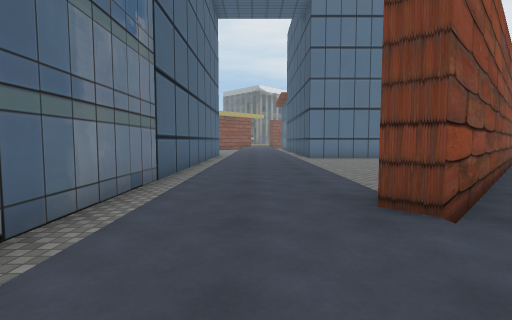
View 1 (above)

24 first-person views from a walk through a 3-D level made in the Unity game engine. The camera is 1.2 m above the floor, tilts 4° down and sees 85° across. The floor is counted in squares, 2 m on a side. Each view is taken from the middle of a square. On the plan, view 1 faces up. The plan holds only what a view shows up to about 9 squares ahead; the rest is blank. The place goes on beyond the plan. Some surface patterns are stand-ins.

View 2
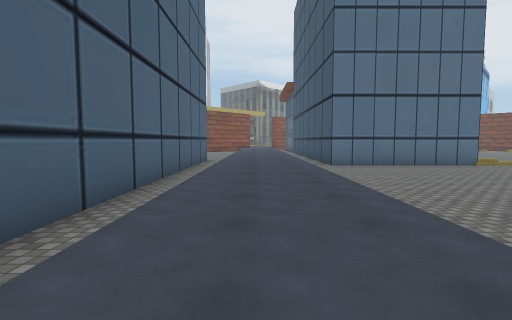

View 3
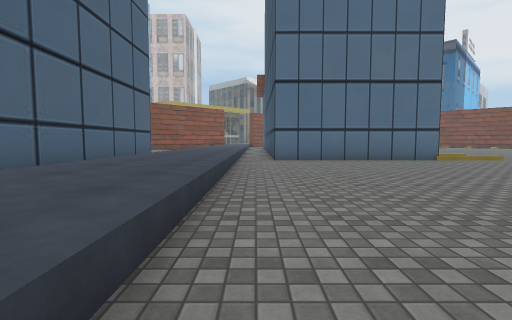

View 4
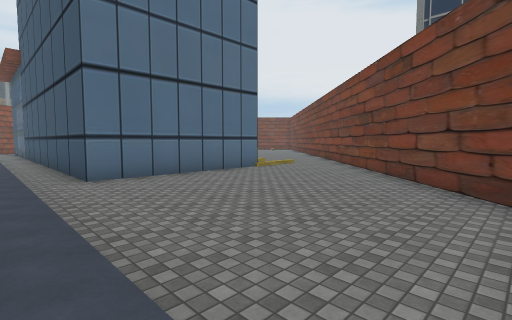

View 5
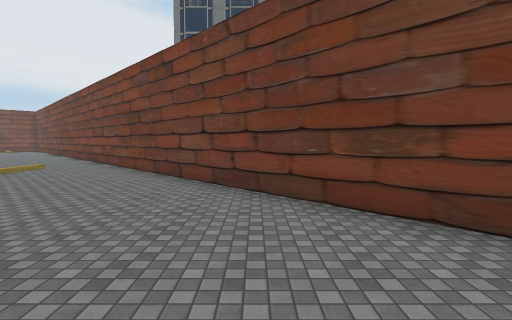

View 6
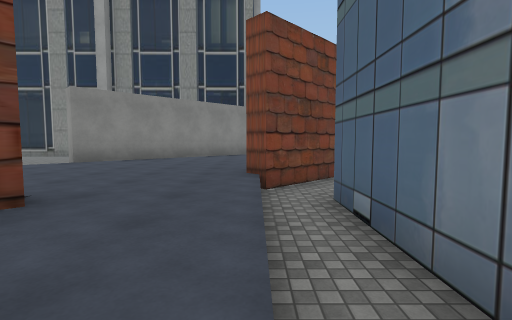

View 7
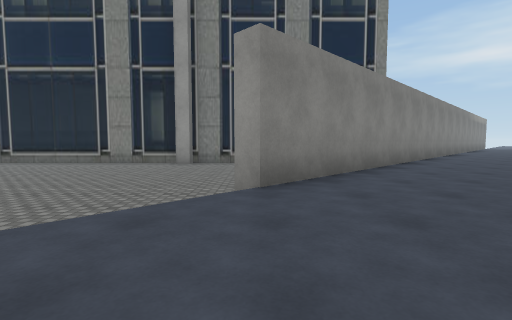

View 8
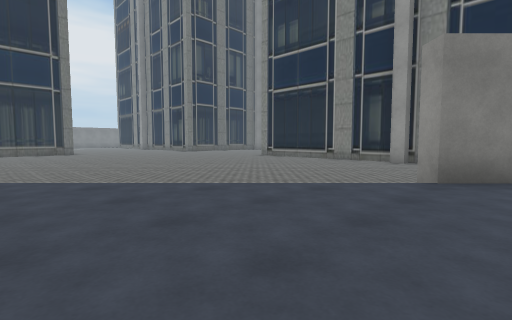

View 9
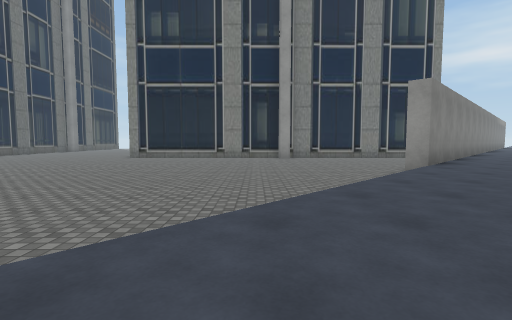

View 10
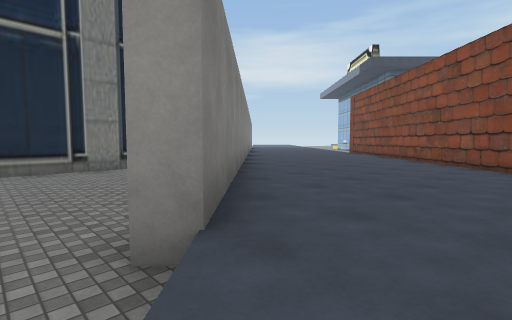

View 11
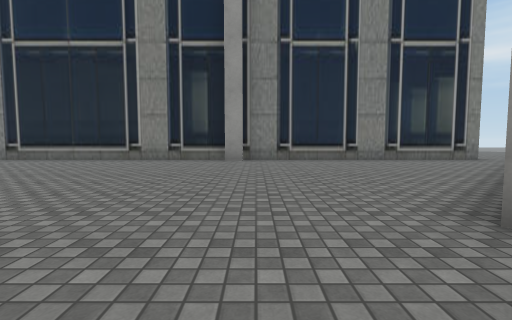

View 12
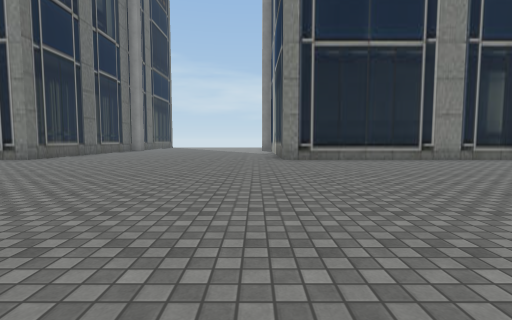

View 13
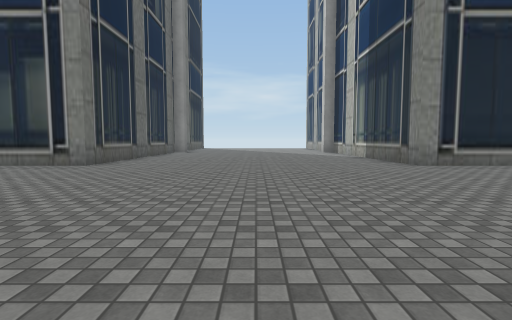

View 14
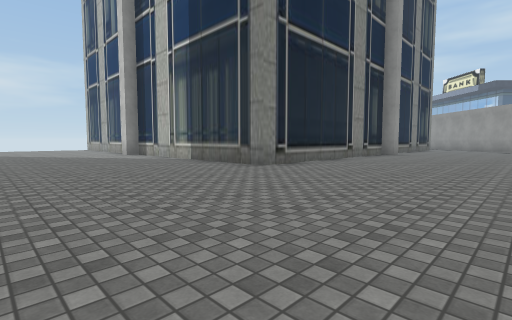

View 15
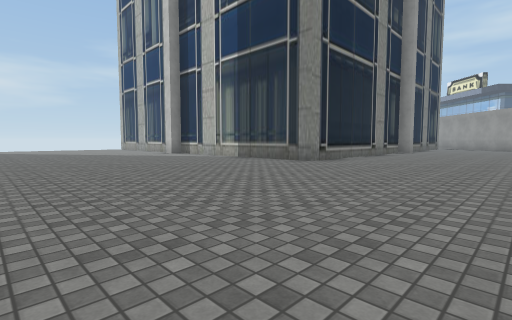

View 16
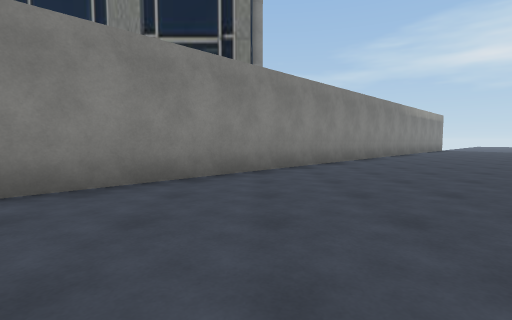

View 17
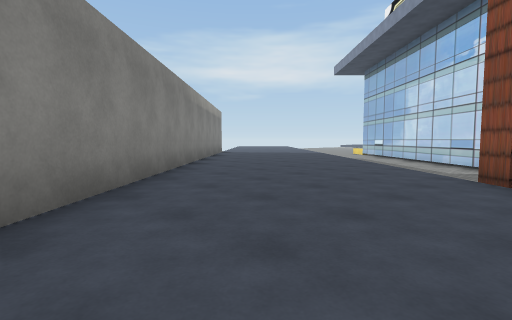

View 18
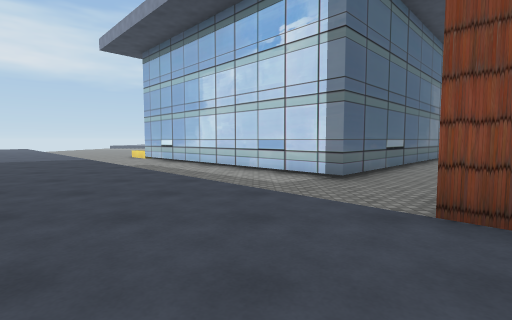

View 19
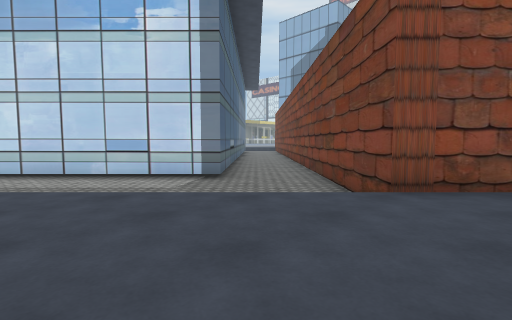

View 20
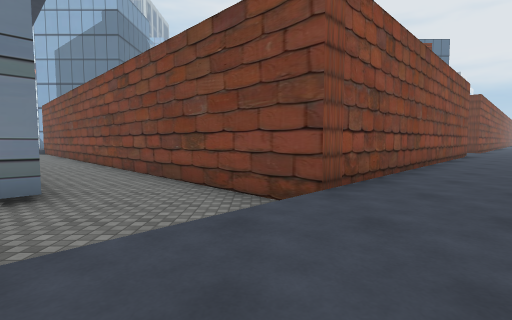

View 21
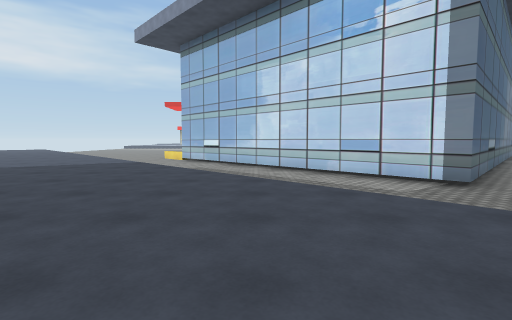

View 22
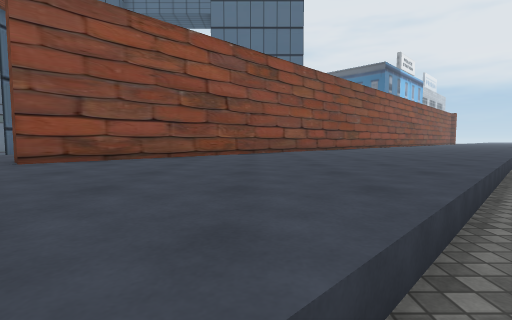

View 23
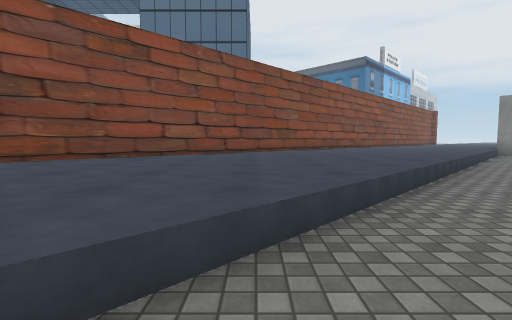

View 24
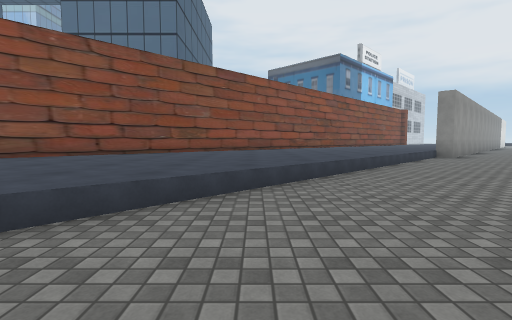

### Floor plan
Key: @ floor where view 1 was taken; # wall or solid block; . main floor; : floor 0.5 m higher than the main floor; / step, stairs or slope.
Columns run from 16 left of view 1 to 22 right of it. Each row starts with its distance up from view 1.
 14               #  :.#####
 13               #/::........
 12               #/::........
 11               #/::.......##
 10               #/::......##       /.
  9               #/::.....##:::::::/..
  8               #/::....##:::::::/..
  7               #/::...##:::::::/...
  6               #/::..##:::::::/...
  5               #/::.##:::::::/...
  4               #/::##:::::::/...
  3               #/:##:::::::/...
  2               #/:::::::::/....
  1               #/::::::::/......
  0               ##@::::::/.......
 -1              ##:::::::/....... .
 -2 ..##        ##:::::::/...........
 -3 #..##      ##::::::##..............
 -4 ##..##    ##::::::##................
 -5  ##..##  ##::::::##...................
 -6   ##..####::::::##....................
 -7   ##...##::::::##......................
 -8   ##.../::::::##.......................
 -9  ##.../::::::##........................
-10 ##.../::::::##.################.......#
-11 #.../::::::##                 #.......#
-12 .../::::::##                  #.......#
-13   /::::::##                   #.......

Where each view was taken, in squares from view 1:
view 1: 0 up, 0 right, facing up
view 2: 4 up, 0 right, facing up
view 3: 5 up, 2 right, facing up
view 4: 7 up, 1 right, facing up-right
view 5: 7 up, 1 right, facing right
view 6: 5 up, 1 left, facing down
view 7: 1 up, 4 right, facing down
view 8: 2 up, 3 right, facing down-right
view 9: 4 up, 8 right, facing down
view 10: 1 down, 5 right, facing down-left
view 11: 1 down, 6 right, facing down
view 12: 1 down, 15 right, facing down
view 13: 3 down, 18 right, facing down
view 14: 5 down, 19 right, facing down-left
view 15: 5 down, 21 right, facing down-left
view 16: 2 down, 1 left, facing down
view 17: 7 down, 3 left, facing down-left
view 18: 9 down, 6 left, facing left
view 19: 11 down, 7 left, facing up-left
view 20: 11 down, 9 left, facing up
view 21: 11 down, 7 left, facing left
view 22: 2 down, 5 right, facing up
view 23: 0 up, 8 right, facing up
view 24: 1 up, 11 right, facing up
